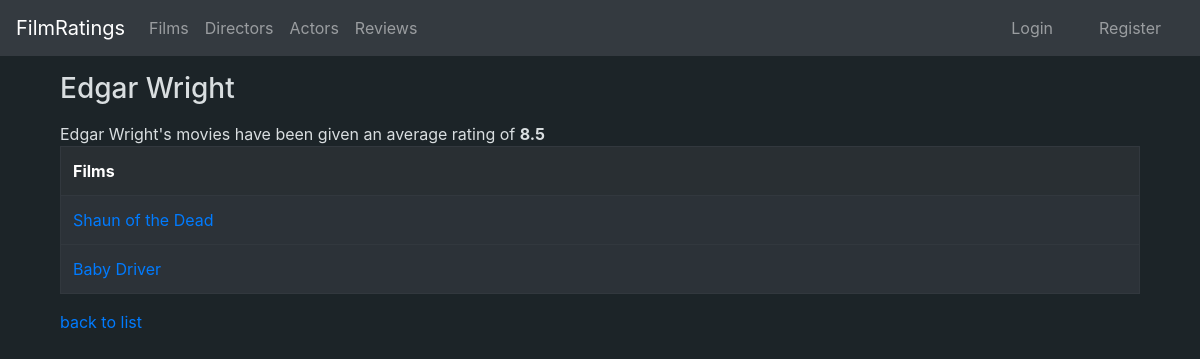
Page /directors/1 on the committed database.
### application/directors/models.py (models this page shows, shortened)
class Director(Base):
    name = db.Column(db.String(400), nullable=False)
    nationality = db.Column(db.String(400), nullable = True)
    age = db.Column(db.String(3), nullable = True)
    bio = db.Column(db.String(1200), nullable = True)
    films = db.relationship("Film", backref='account', lazy=True)
    @staticmethod
    def avg_rating(id):
        stmt = text("SELECT AVG(Rating.score) from Rating LEFT JOIN"
         " Film ON Rating.film_id = Film.id WHERE Film.director_id = :id").params(id=id)
        res = db.engine.execute(stmt)
        for row in res:
            if row[0] != None:
                avg = round(row[0], 2)
            else:
                avg = row[0]
        return avg

### application/films/models.py (models this page shows, shortened)
class Film(Base):
    name = db.Column(db.String(400), nullable=False)
    description = db.Column(db.String(1200), nullable=True)
    year = db.Column(db.Integer, nullable=True)
    director_id = db.Column(db.Integer, db.ForeignKey('director.id'), nullable = True)
    poster = db.Column(db.String(400), nullable=True)
    actors = db.relationship("FilmActor", cascade="all, delete-orphan")
    ratings = db.relationship("Rating", cascade="all, delete-orphan")

### application/directors/views.py (the view)
@app.route("/directors/<director_id>", methods=["GET"])
def directors_show(director_id):
    d = Director.query.get(director_id)
    f = Film.query.filter_by(director_id = d.id)
    avg_rating = Director.avg_rating(director_id)
    return render_template("directors/show.html", id = d.id, director = d, films = f, avg_rating = avg_rating)

### application/templates/directors/show.html (shortened to what this page needs)
{% extends "layout.html" %}
{% block body %}
<div class="container">
    <h3>
        {{ director.name }}
    </h3>
    {% if avg_rating != None %}
        {{director.name}}'s movies have been given an average rating of <strong>{{avg_rating}}</strong>
    {% else %}
        {{director.name}}'s movies have not yet been rated
    {% endif %}
    {% if films.first() != None %}
        <table class = "table table-bordered table-dark">
            <tr style="background-color:#292F33">
                <th>Films</th>
            </tr>
            {% for film in films %}
            <tr style="background-color:#2c3238">
                <td>
                    <a href="{{url_for('films_show', film_id=film.id)}}">{{film.name}}</a>
                </td>
            </tr>
            {% endfor %}
        </table>
    {% endif %}
    <p>
        <a href="{{ url_for('directors_index')}}">back to list</a>
    </p>
</div>
{% endblock %}

### rows in the picture
Director: name "Edgar Wright"
Film: name "Shaun of the Dead"
Film: name "Baby Driver"

### other values in the picture
{{ avg_rating }} "8.5"
